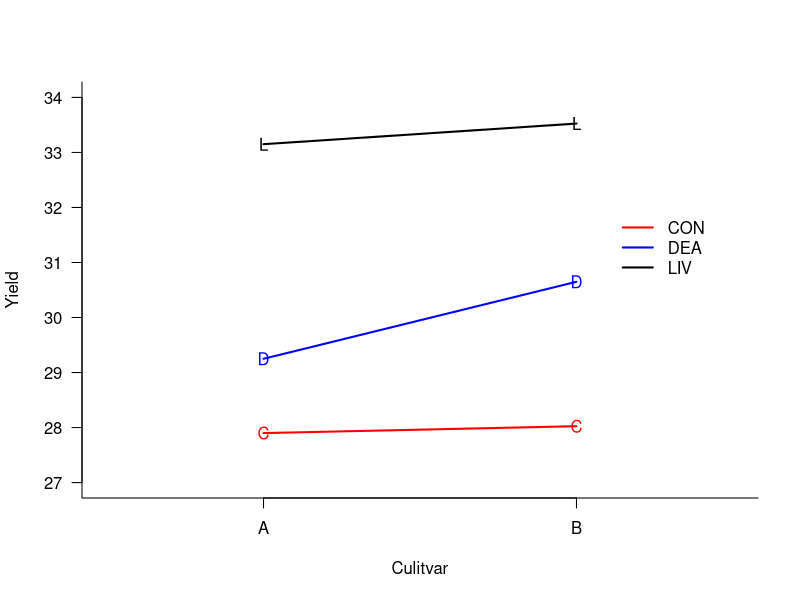

Here is the R script that generated this plot:
## ---- chunk 1
setwd("C:/Users/krgross/Documents/GitHub/st512-course-notes/")
knitr::opts_chunk$set(fig.width = 5, fig.height = 4.5, fig.align = "center") 
## ---- chunk 2
par(las=1,bty='l')

plot(c(-0.5,1.5),c(27,34),type="n",xlab="Culitvar",ylab="Yield",xaxt="n")
axis(1,at=0:1,lab=c("A","B"))
lines(c(0,1),c(27.9,28.025),col="red",lwd=2)
lines(c(0,1),c(29.25,30.65),col="blue",lwd=2)
lines(c(0,1),c(33.15,33.525),col="black",lwd=2)
points(c(0,1),c(27.9,28.025),col="red",pch="C")
points(c(0,1),c(29.25,30.65),col="blue",pch="D")
points(c(0,1),c(33.15,33.525),col="black",pch="L")

#add.bars<-function(x,y,se,...) segments(x,y-se,x,y+se,...)
#add.bars(0,20,2.16/sqrt(20),col="red",lwd=2)
#add.bars(1,18.8,1.58/sqrt(20),col="red",lwd=2)
#add.bars(0,17.6,1.57/sqrt(20),col="blue",lwd=2)
#add.bars(1,15.1,2.43/sqrt(20),col="blue",lwd=2)

legend(1.1,32,col=c("red","blue","black"),lty=rep("solid",3),leg=c("CON","DEA","LIV"),lwd=2,bty="n")
## ---- chunk 3
grass_anova_table <- data.frame(cbind(sources = c("Cultivar", "Whole-plot error","Inocuolation", 
                                                 "Cultivar*Inoculation", "Residual error", "Total"),
                                      df = c(1, "6 (=8 - 1 - 1)", 2, 2, "12 \ (= 24 - 1 - 1 - 6 - 2 - 2)", 23)))

colnames(grass_anova_table) = c("source", "df")
                            
knitr::kable(format="html",
             grass_anova_table, 
             escape = FALSE) 
